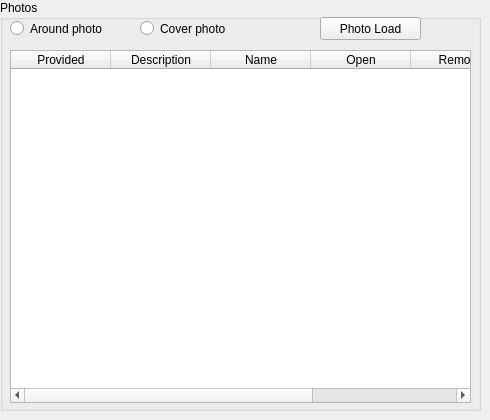
   <widget class="QWidget" name="tab">
    <attribute name="title">
     <string>Photo</string>
    </attribute>
    <widget class="QGroupBox" name="photos_group_box">
     <property name="geometry">
      <rect>
       <x>0</x>
       <y>0</y>
       <width>481</width>
       <height>411</height>
      </rect>
     </property>
     <property name="title">
      <string>Photos</string>
     </property>
     <widget class="QPushButton" name="photo_load_button">
      <property name="geometry">
       <rect>
        <x>320</x>
        <y>17</y>
        <width>101</width>
        <height>23</height>
       </rect>
      </property>
      <property name="text">
       <string>Photo Load</string>
      </property>
     </widget>
     <widget class="QRadioButton" name="around_photo_rbutton">
      <property name="geometry">
       <rect>
        <x>10</x>
        <y>20</y>
        <width>121</width>
        <height>17</height>
       </rect>
      </property>
      <property name="text">
       <string>Around photo</string>
      </property>
     </widget>
     <widget class="QRadioButton" name="cover_photo_rbutton">
      <property name="geometry">
       <rect>
        <x>140</x>
        <y>20</y>
        <width>111</width>
        <height>17</height>
       </rect>
      </property>
      <property name="text">
       <string>Cover photo</string>
      </property>
     </widget>
     <widget class="QTableWidget" name="photos_twidget">
      <property name="geometry">
       <rect>
        <x>10</x>
        <y>50</y>
        <width>461</width>
        <height>353</height>
       </rect>
      </property>
      <column>
       <property name="text">
        <string>Provided</string>
       </property>
      </column>
      <column>
       <property name="text">
        <string>Description</string>
       </property>
      </column>
      <column>
       <property name="text">
        <string>Name</string>
       </property>
      </column>
      <column>
       <property name="text">
        <string>Open</string>
       </property>
      </column>
      <column>
       <property name="text">
        <string>Remove</string>
       </property>
      </column>
      <column>
       <property name="text">
        <string>View</string>
       </property>
      </column>
     </widget>
    </widget>
   </widget>
